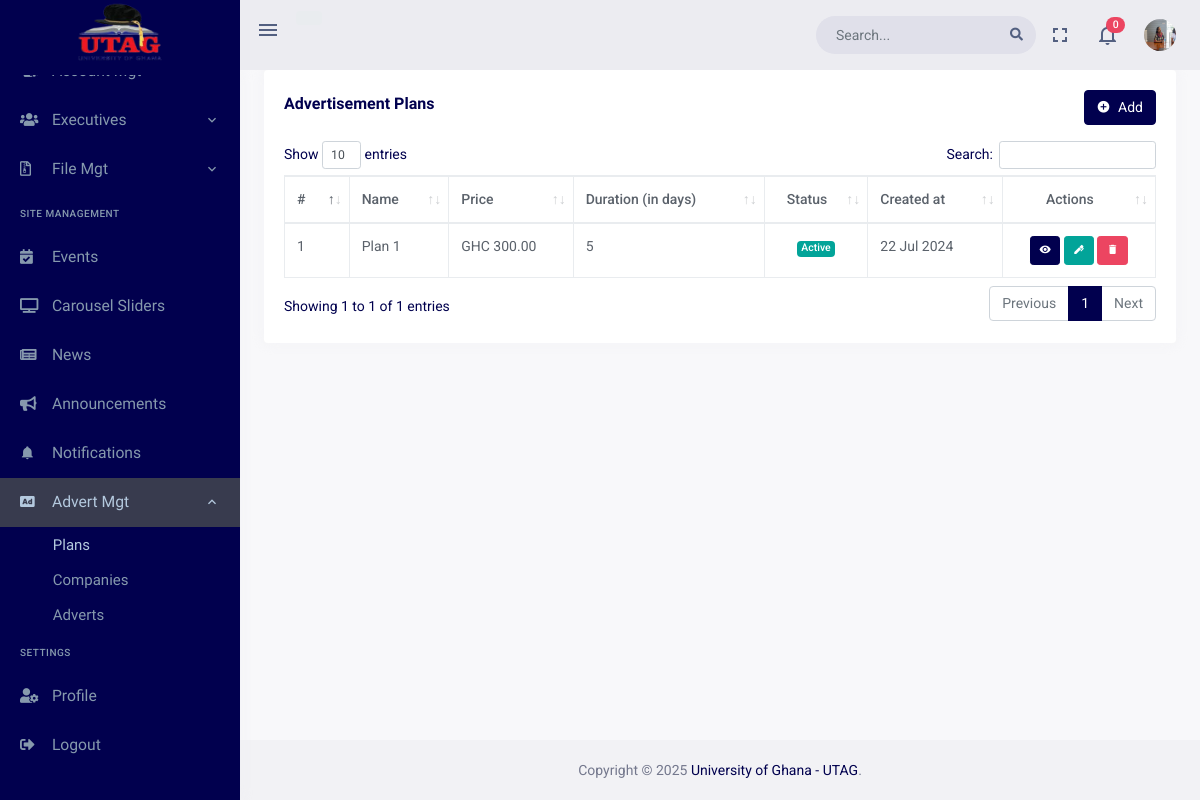
Before: /dashboard/plans (signed in) with the older database file.
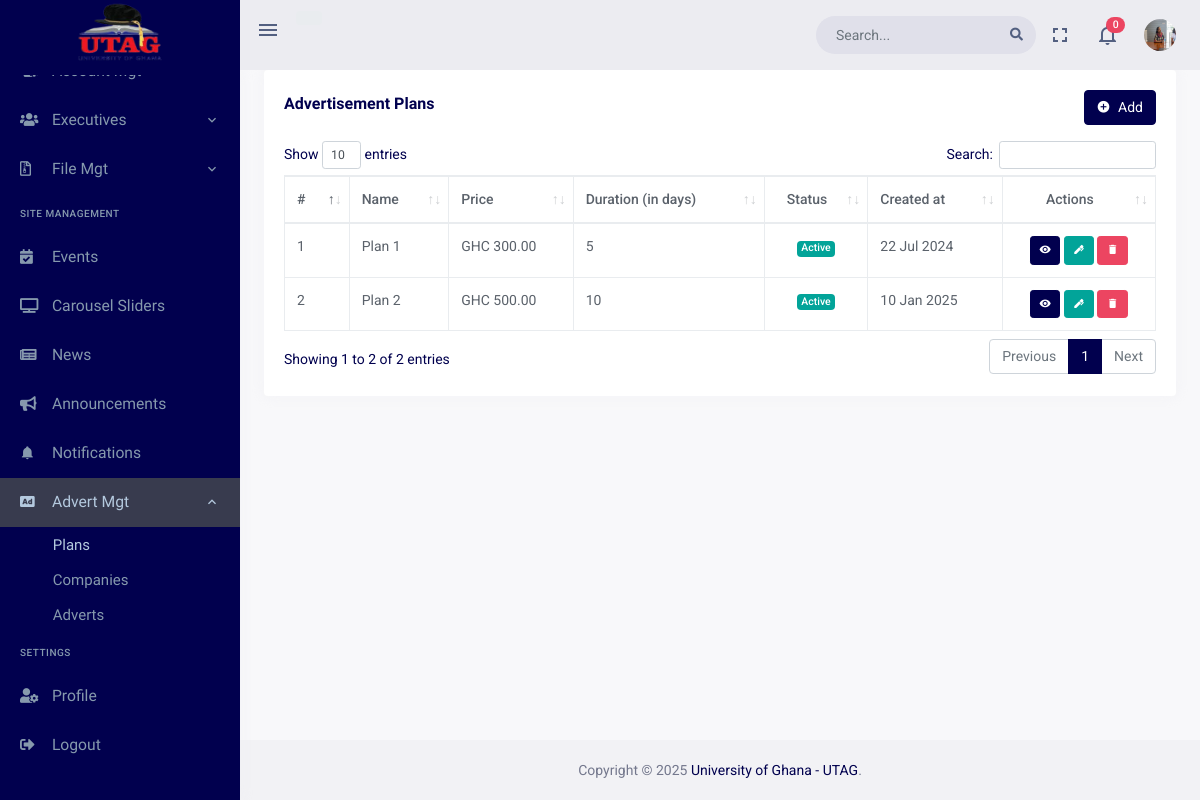
After: the same page with the newer database file.
### adverts/models.py (models this page shows, shortened)
class AdvertPlan(models.Model):
    STATUS_CHOICES = (
        ('active', 'Active'),
        ('inactive', 'Inactive'),
    )
    POSITION_CHOICES = (
        ('top', 'Top'),
        ('sidebar', 'Sidebar'),
        ('bottom', 'Bottom'),
    )
    name = models.CharField(max_length=255, unique=True, blank=True, null=True)
    description = models.TextField()
    price = models.DecimalField(max_digits=8, decimal_places=2)
    duration_in_days = models.PositiveIntegerField(blank=True, null=True)
    status = models.CharField(max_length=255, choices=STATUS_CHOICES, default='active')
    positions = models.CharField(
        max_length=100,
        choices=POSITION_CHOICES,
        blank=True,
        help_text="Select the positions available for this plan."
    )
    created_at = models.DateTimeField(auto_now_add=True)

### dashboard/views/adverts.py (the view)
# urls.py: path('plans',views.AdvertPlansView.as_view(), name='plans'),
class AdvertPlansView(PermissionRequiredMixin, View):
    permission_required = 'adverts.view_advertplan'
    template_name = 'dashboard_pages/advert_plans.html'
    @method_decorator(MustLogin)
    def get(self, request):
        plans = AdvertPlan.objects.all()
        notifications = Notification.objects.filter(user=request.user).order_by('-created_at')[:5]
        notification_count = Notification.objects.filter(user=request.user, status='UNREAD').count()
        context = {
            'plans' : plans,
            'notification_count' : notification_count,
            'notifications' : notifications
        }
        return render(request, self.template_name, context)

### accounts/models.py (called while the page is built)
    def get_full_name(self):
        if self.other_name:
            return f'{self.title} {self.first_name} {self.other_name} {self.last_name}'
        else:
            return f'{self.title} {self.first_name} {self.last_name}'

    def get_profile_pic_url(self):
        return self.profile_pic.url if self.profile_pic else '/static/dashboard/assets/images/users/profile.png'

    def is_admin(self):
        return self.groups.filter(name='Admin').exists() or self.is_superuser

### dashboard/templates/dashboard_pages/advert_plans.html (shortened to what this page needs)
{% extends "base/dashboard_base.html" %}
{% load static %}
{% block content %}
<div class="page-content">
  <div class="container-fluid">
    <div class="row">
      <div class="col-12">
        <div class="card">
          <div class="card-body">
            <div class="row align-items-center">
              <div class="col-md-8">
                <h4 class="card-title">Advertisement Plans</h4>
              </div>
              {% if user.is_admin or user.is_superuser %}
              <div class="col-md-4">
                <div class="float-end d-none d-md-block">
                  <button class="btn btn-primary" type="button" data-bs-toggle="modal" data-bs-target="#createAdvertPlanModal">
                    <i class="mdi mdi-plus-circle me-1"></i> Add
                  </button>
                </div>
              </div>
              {% endif %}
            </div>
            <div class="mt-3">
              <table id="datatable" class="table table-bordered dt-responsive nowrap" style="border-collapse: collapse; border-spacing: 0; width: 100%;">
                <thead>
                  <tr>
                    <th>#</th>
                    <th>Name</th>
                    <th>Price</th>
                    <th>Duration (in days)</th>
                    <th class="text-center">Status</th>
                    <th>Created at</th>
                    <th class="text-center">Actions</th>
                  </tr>
                </thead>
                <tbody>
                  {% for plan in plans %}
                  <tr>
                    <td>{{ forloop.counter }}</td>
                    <td>{{ plan.name }}</td>
                    <td>GHC {{ plan.price }}</td>
                    <td>{{ plan.duration_in_days }}</td>
                    {% if plan.status == "active" %}
                    <td class="text-center">
                      <span class="badge bg-success">Active</span>
                    </td>
                    {% else %}
                    <td class="text-center">
                      <span class="badge bg-warning">Inactive</span>
                    </td>
                    {% endif %}
                    <td>{{ plan.created_at|date:"d M Y" }}</td>
                    <td class="text-center">
                      <a href="#" class="btn btn-primary btn-sm" data-bs-toggle="modal" data-bs-target="#advertPlanDetailsModal_{{ plan.id }}" title="View">
                        <i class="mdi mdi-eye"></i>
                      </a>
                      {% if user.is_admin or user.is_superuser %}
                      <a href="#" class="btn btn-success btn-sm" data-bs-toggle="modal" data-bs-target="#editAdvertPlanModal_{{ plan.id }}" title="Edit">
                        <i class="mdi mdi-pen"></i>
                      </a>
                      <a href="{% url 'dashboard:delete_plan' plan.id %}" class="btn btn-danger btn-sm" onclick="return confirm('Are you sure you want to delete this plan?');" title="Delete">
                        <i class="mdi mdi-delete"></i>
                      </a>
                      {% endif %}
                    </td>
                  </tr>
                  {% endfor %}
                </tbody>
              </table>
            </div>
          </div>
        </div>
      </div>
    </div>
  </div>
</div>
{% endblock content %}
{% block my_styles %}
 <link href="{% static 'dashboard/assets/libs/datatables.net-bs4/css/dataTables.bootstrap4.min.css' %}" rel="stylesheet" type="text/css">
 <link href="{% static 'dashboard/assets/libs/datatables.net-buttons-bs4/css/buttons.bootstrap4.min.css' %}" rel="stylesheet" type="text/css">
 <link href="{% static 'dashboard/assets/libs/datatables.net-responsive-bs4/css/responsive.bootstrap4.min.css' %}" rel="stylesheet" type="text/css">
 {% endblock my_styles %}

Changed rows visible on the page:
added AdvertPlan: name "Plan 2", price "500.00", duration_in_days "10", status "Active", created_at "10 Jan 2025"
Other visible differences:
text written by a page script: "Show entries Search: Showing 1 to 1 of 1 entries Previous 1 Next" → "Show entries Search: Showing 1 to 2 of 2 entries Previous 1 Next"
